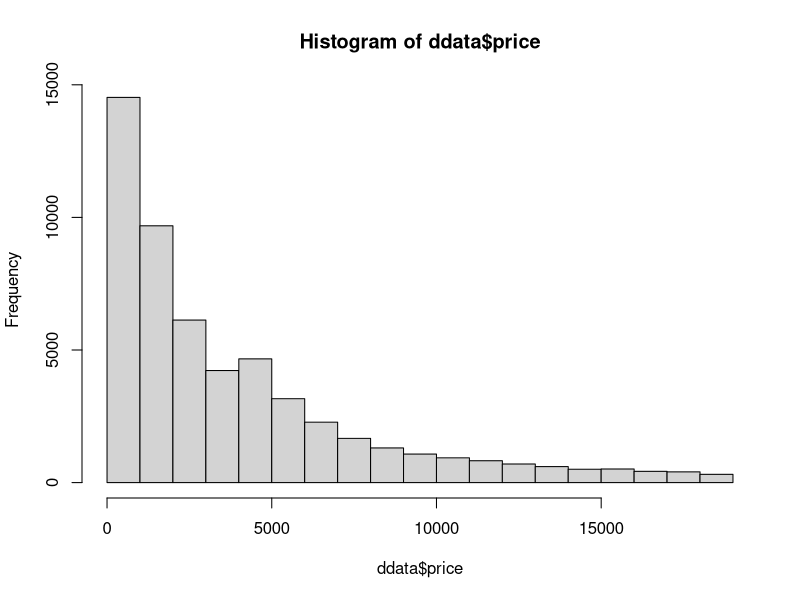
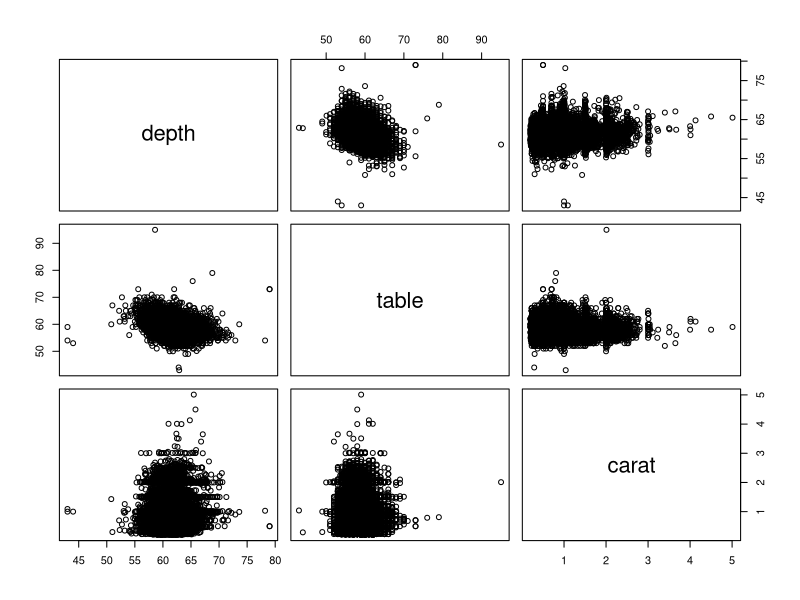
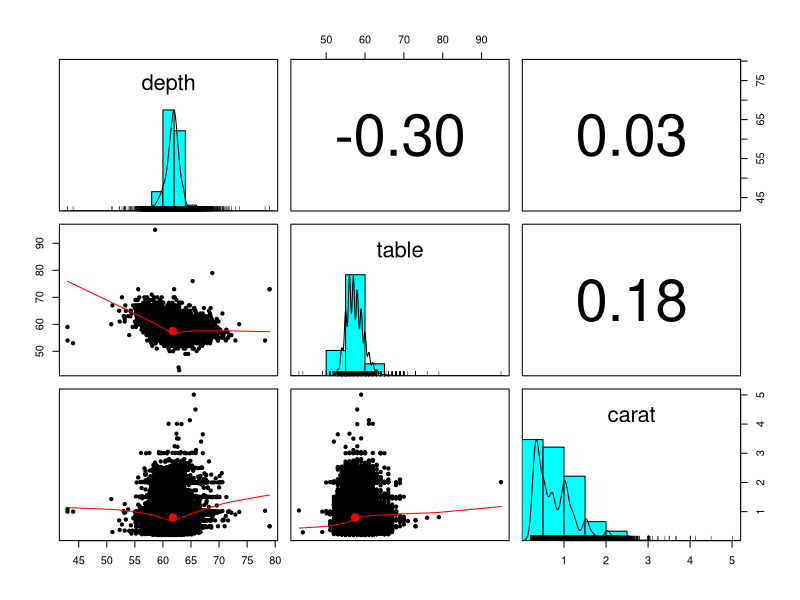
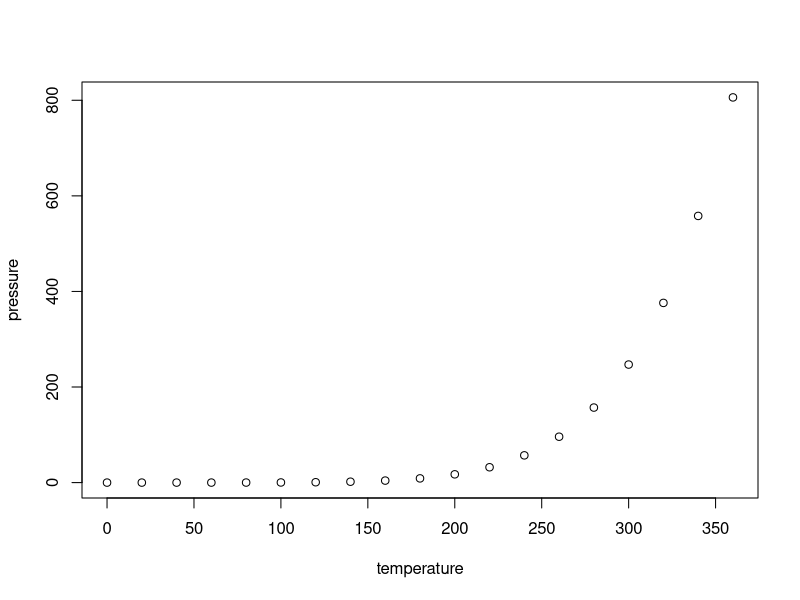

Write R code to recreate these figures, in order.
## ---- chunk 1
knitr::opts_chunk$set(echo = TRUE)
## ---- chunk 2
#import the data
library(ggplot2)
ddata=diamonds
str(ddata)
# The carata is used for the predition of price 
# prediction is based on the strength of carat
summary(ddata$carat)
# the mean is greater than median so it is a right skewed distribution as confirmed by histogram 
hist(ddata$price)
# matrice de correlation des variables entre elles 
# correlation matrix
cor(ddata[c("depth","table","carat")])
# la plus forte correlation est entre depth et price 
# the strongest correlation is between depth and price
pairs(ddata[c("depth","table","carat")])
# install package psych
library(psych)
pairs.panels(ddata[c("depth", "table", "carat")])
# building the model (linear regression)
diamond_model<-lm(price~x+y+z+depth+table+carat,ddata)
# or 
dat_model<-lm(price~ .,ddata)
summary(dat_model)
# chaque coeff sous le nom de la variable indique l'increment de charge pour une augmentation
# de 1 de la variable ex pour age +1 = 256$ de charges supp 
# under each coefficient you get an indication how much increment of predicted variable correspond increment of 1 of the 
# of the variable influencing prediction
# now we seperate in two part the dataset we take 75% of lines for train, remaining for test
dat_model2<-ddata[1:1100,]
dat_test2<-ddata[1101:1338,]
dat_train2<-dat_model2
dat_model2<-lm(price~x+y+z+depth+table,dat_train2)
dat_pred<-predict(dat_model2,dat_test2)
# we check model performance prediction and charges in test should be highly correlated if model is good
cor(dat_test2$price,dat_pred)
head(dat_pred)
head(dat_test2$price)
# to compare side by side prediction and real data in test
comparaison<-cbind(dat_test2$price,dat_pred)
dat_model2
## ---- chunk 3
plot(pressure)
